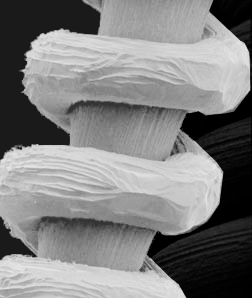
#> input picture hw2/High-boost filter images/Fig0327(a)(tungsten_original).jpg, 252 x 298 px, found by its file name
$ jupyter execute Gradient.ipynb   (older library calls are emulated)
#> lines starting #> are read from the running program, lines starting #| are printed output that depends on the picture
[cell 1]
import cv2
import numpy as np
from PIL import Image

[cell 2]
def sobel_X():
    kernel = np.array([[-1, 0, 1], [-2, 0, 2], [-1, 0, 1]])
    return kernel

[cell 3]
def sobel_Y():
    kernel = np.array([[1, 2, 1], [0, 0, 0], [-1, -2, -1]])
    return kernel

[cell 4]
def prewitt_X():
    kernel = np.array([[-1, 0, 1], [-1, 0, 1], [-1, 0, 1]])
    return kernel

[cell 5]
def prewitt_Y():
    kernel = np.array([[1, 1, 1], [0, 0, 0], [-1, -1, -1]])
    return kernel

[cell 6]
def gradient(img, size, mask):
    if len(img.shape) == 3:
        H, W, C = img.shape
    else:
        img = np.expand_dims(img, axis=-1)
        H, W, C = img.shape

    pad = size // 2
    out = np.zeros((H + pad * 2, W + pad * 2, C), dtype=np.float)
    out[pad: pad + H, pad: pad + W] = img.copy().astype(np.float)

    print(mask)

    tmp = out.copy()

    for i in range(H):
        for j in range(W):
            for k in range(C):
                out[pad + i, pad + j, k] = np.sum(mask * tmp[i: i + size, j: j + size, k])
    out = np.clip(out, 0, 255)
    out = out[pad: pad + H, pad: pad + W].astype(np.uint8)

    return out

[cell 7]
img = cv2.imread('Fig0327(a)(tungsten_original).jpg')
#> img is the input picture: shape (298, 252, 3); min 0, max 231, mean 128.1

out_x = gradient(img, 3, sobel_X())
#| [[-1  0  1]
#|  [-2  0  2]
#|  [-1  0  1]]
#> after the loop in gradient, `for i in range(H):`:
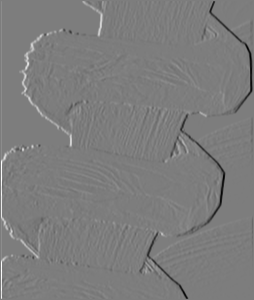
#> out: shape (300, 254, 3) float64; min -849, max 878, mean -1.2; drawn with min black and max white
out_y = gradient(img, 3, sobel_Y())
#> call 2 of gradient, with size = 3, mask = array of shape (3, 3)
#| [[ 1  2  1]
#|  [ 0  0  0]
#|  [-1 -2 -1]]
#> after the loop in gradient (call 2), `for i in range(H):`:
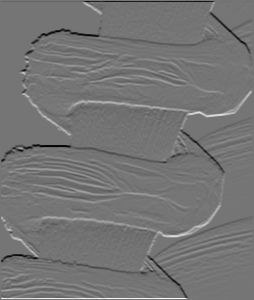
#> out: shape (300, 254, 3) float64; min -754, max 882, mean -0.8; drawn with min black and max white
#> in gradient (call 2), `out = np.clip(out, 0, 255)`:
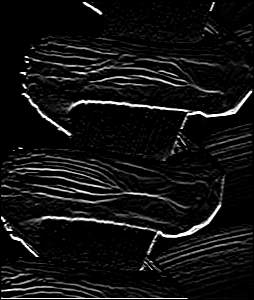
#> out: shape (300, 254, 3) float64; min 0, max 255, mean 18
#> in gradient (call 2), `out = out[pad: pad + H, pad: pad + W].astype(np.uint8)`:
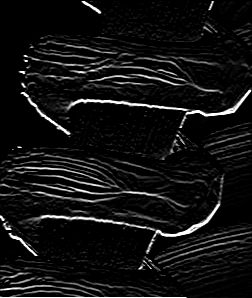
#> out: shape (298, 252, 3); min 0, max 255, mean 18.3

merged = out_x+out_y
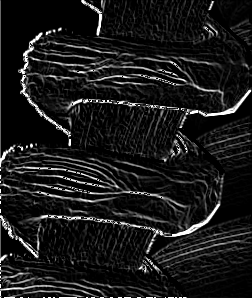
#> merged: shape (298, 252, 3); min 0, max 255, mean 25.9

out_x2 = gradient(img, 3, prewitt_X())
#> call 3 of gradient, with size = 3, mask = array of shape (3, 3)
#| [[-1  0  1]
#|  [-1  0  1]
#|  [-1  0  1]]
#> in gradient (call 3), `out = np.clip(out, 0, 255)`:
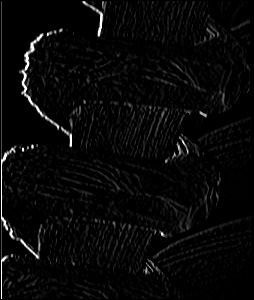
#> out: shape (300, 254, 3) float64; min 0, max 255, mean 8.3
#> in gradient (call 3), `out = out[pad: pad + H, pad: pad + W].astype(np.uint8)`:
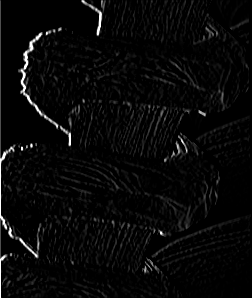
#> out: shape (298, 252, 3); min 0, max 255, mean 8.4
out_y2 = gradient(img, 3, prewitt_Y())
#> call 4 of gradient, with size = 3, mask = array of shape (3, 3)
#| [[ 1  1  1]
#|  [ 0  0  0]
#|  [-1 -1 -1]]
#> in gradient (call 4), `out = np.clip(out, 0, 255)`:
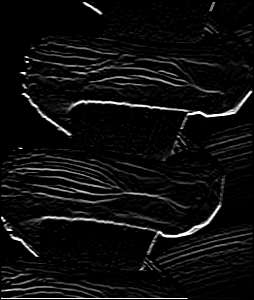
#> out: shape (300, 254, 3) float64; min 0, max 255, mean 14
#> in gradient (call 4), `out = out[pad: pad + H, pad: pad + W].astype(np.uint8)`:
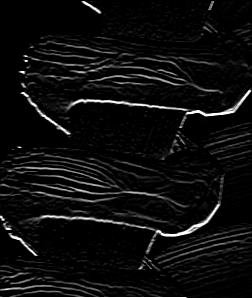
#> out: shape (298, 252, 3); min 0, max 255, mean 14.2

merged2 = out_x2+out_y2
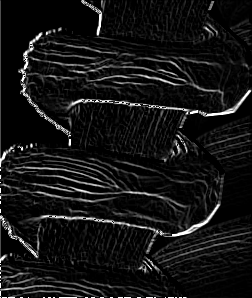
#> merged2: shape (298, 252, 3); min 0, max 255, mean 20.4

cv2.imshow("sobel", merged)
cv2.imshow("prewitt", merged2)
cv2.waitKey(0)
cv2.destroyAllWindows()
